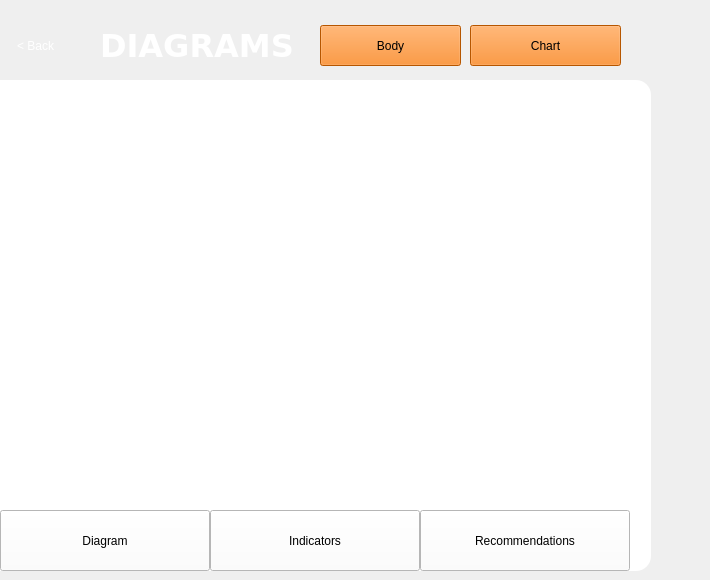
    <widget class="QWidget" name="bodyPage">
     <widget class="QFrame" name="frame_4">
      <property name="geometry">
       <rect>
        <x>-50</x>
        <y>80</y>
        <width>701</width>
        <height>491</height>
       </rect>
      </property>
      <property name="styleSheet">
       <string notr="true">QFrame {
    border-radius: 15px;
    background-color: white;
    border: none;
    padding: 10px;
}</string>
      </property>
      <property name="frameShape">
       <enum>QFrame::StyledPanel</enum>
      </property>
      <property name="frameShadow">
       <enum>QFrame::Raised</enum>
      </property>
      <widget class="QPushButton" name="diagramButtonBody">
       <property name="geometry">
        <rect>
         <x>50</x>
         <y>430</y>
         <width>210</width>
         <height>61</height>
        </rect>
       </property>
       <property name="styleSheet">
        <string notr="true">background-color: white</string>
       </property>
       <property name="text">
        <string>Diagram</string>
       </property>
      </widget>
      <widget class="QPushButton" name="indicatorButtonBody">
       <property name="geometry">
        <rect>
         <x>260</x>
         <y>430</y>
         <width>210</width>
         <height>61</height>
        </rect>
       </property>
       <property name="styleSheet">
        <string notr="true">background-color: white;</string>
       </property>
       <property name="text">
        <string>Indicators</string>
       </property>
      </widget>
      <widget class="QPushButton" name="recommendButtonBody">
       <property name="geometry">
        <rect>
         <x>470</x>
         <y>430</y>
         <width>210</width>
         <height>61</height>
        </rect>
       </property>
       <property name="styleSheet">
        <string notr="true">background-color: white
</string>
       </property>
       <property name="text">
        <string>Recommendations</string>
       </property>
      </widget>
      <widget class="QLabel" name="yg34e">
       <property name="geometry">
        <rect>
         <x>170</x>
         <y>10</y>
         <width>391</width>
         <height>411</height>
        </rect>
       </property>
       <property name="styleSheet">
        <string notr="true">QLabel {
    background: transparent;
    border: none;
    padding: 0px;
}</string>
       </property>
       <property name="text">
        <string/>
       </property>
       <property name="pixmap">
        <pixmap resource="RaDoTechImages.qrc">:/images/images/Body.png</pixmap>
       </property>
       <property name="scaledContents">
        <bool>true</bool>
       </property>
      </widget>
      <widget class="QLabel" name="lungLeft">
       <property name="geometry">
        <rect>
         <x>360</x>
         <y>110</y>
         <width>81</width>
         <height>91</height>
        </rect>
       </property>
       <property name="styleSheet">
        <string notr="true">QLabel {
	background: transparent;
    padding: 0px;
}</string>
       </property>
       <property name="text">
        <string/>
       </property>
       <property name="pixmap">
        <pixmap>:/images/images/lungLeft.png</pixmap>
       </property>
       <property name="scaledContents">
        <bool>true</bool>
       </property>
      </widget>
      <widget class="QLabel" name="lungRight">
       <property name="geometry">
        <rect>
         <x>290</x>
         <y>110</y>
         <width>81</width>
         <height>91</height>
        </rect>
       </property>
       <property name="styleSheet">
        <string notr="true">QLabel {
	background: transparent;
    padding: 0px;
}</string>
       </property>
       <property name="text">
        <string/>
       </property>
       <property name="pixmap">
        <pixmap>:/images/images/lungRight.png</pixmap>
       </property>
       <property name="scaledContents">
        <bool>true</bool>
       </property>
      </widget>
      <widget class="QLabel" name="heartLeft">
       <property name="geometry">
        <rect>
         <x>370</x>
         <y>160</y>
         <width>61</width>
         <height>41</height>
        </rect>
       </property>
       <property name="styleSheet">
        <string notr="true">QLabel {
	background: transparent;
    padding: 0px;
}</string>
       </property>
       <property name="text">
        <string/>
       </property>
       <property name="pixmap">
        <pixmap>:/images/images/heartLeft.png</pixmap>
       </property>
       <property name="scaledContents">
        <bool>true</bool>
       </property>
      </widget>
      <widget class="QLabel" name="heartRight">
       <property name="geometry">
        <rect>
         <x>350</x>
         <y>150</y>
         <width>61</width>
         <height>51</height>
        </rect>
       </property>
       <property name="styleSheet">
        <string notr="true">QLabel {
	background: transparent;
    padding: 0px;
}</string>
       </property>
       <property name="text">
        <string/>
       </property>
       <property name="pixmap">
        <pixmap>:/images/images/heartRight.png</pixmap>
       </property>
       <property name="scaledContents">
        <bool>true</bool>
       </property>
      </widget>
      <widget class="QLabel" name="stomachLeft">
       <property name="geometry">
        <rect>
         <x>320</x>
         <y>220</y>
         <width>101</width>
         <height>31</height>
        </rect>
       </property>
       <property name="styleSheet">
        <string notr="true">QLabel {
	background: transparent;
    padding: 0px;
}</string>
       </property>
       <property name="text">
        <string/>
       </property>
       <property name="pixmap">
        <pixmap>:/images/images/stomachLeft.png</pixmap>
       </property>
       <property name="scaledContents">
        <bool>true</bool>
       </property>
      </widget>
      <widget class="QLabel" name="stomachRight">
       <property name="geometry">
        <rect>
         <x>361</x>
         <y>191</y>
         <width>71</width>
         <height>41</height>
        </rect>
       </property>
       <property name="styleSheet">
        <string notr="true">QLabel {
	background: transparent;
    padding: 0px;
}</string>
       </property>
       <property name="text">
        <string/>
       </property>
       <property name="pixmap">
        <pixmap>:/images/images/stomachRight.png</pixmap>
       </property>
       <property name="scaledContents">
        <bool>true</bool>
       </property>
      </widget>
      <widget class="QLabel" name="liverLeft">
       <property name="geometry">
        <rect>
         <x>340</x>
         <y>203</y>
         <width>21</width>
         <height>20</height>
        </rect>
       </property>
       <property name="styleSheet">
        <string notr="true">QLabel {
	background: transparent;
    padding: 0px;
}</string>
       </property>
       <property name="text">
        <string/>
       </property>
       <property name="pixmap">
        <pixmap>:/images/images/liverLeft.png</pixmap>
       </property>
       <property name="scaledContents">
        <bool>true</bool>
       </property>
      </widget>
      <widget class="QLabel" name="liverRight">
       <property name="geometry">
        <rect>
         <x>293</x>
         <y>200</y>
         <width>51</width>
         <height>31</height>
        </rect>
       </property>
       <property name="styleSheet">
        <string notr="true">QLabel {
	background: transparent;
    padding: 0px;
}</string>
       </property>
       <property name="text">
        <string/>
       </property>
       <property name="pixmap">
        <pixmap>:/images/images/liverRight.png</pixmap>
       </property>
       <property name="scaledContents">
        <bool>true</bool>
       </property>
      </widget>
      <widget class="QLabel" name="pancLeft">
       <property name="geometry">
        <rect>
         <x>392</x>
         <y>244</y>
         <width>51</width>
         <height>21</height>
        </rect>
       </property>
       <property name="styleSheet">
        <string notr="true">QLabel {
	background: transparent;
    padding: 0px;
}</string>
       </property>
       <property name="text">
        <string/>
       </property>
       <property name="pixmap">
        <pixmap>:/images/images/pancLeft.png</pixmap>
       </property>
       <property name="scaledContents">
        <bool>true</bool>
       </property>
      </widget>
      <widget class="QLabel" name="pancRight">
       <property name="geometry">
        <rect>
         <x>340</x>
         <y>250</y>
         <width>71</width>
         <height>31</height>
        </rect>
       </property>
       <property name="styleSheet">
        <string notr="true">QLabel {
	background: transparent;
    padding: 0px;
}</string>
       </property>
       <property name="text">
        <string/>
       </property>
       <property name="pixmap">
        <pixmap>:/images/images/pancRight.png</pixmap>
       </property>
       <property name="scaledContents">
        <bool>true</bool>
       </property>
      </widget>
      <widget class="QLabel" name="smallIntestLeft">
       <property name="geometry">
        <rect>
         <x>360</x>
         <y>290</y>
         <width>41</width>
         <height>31</height>
        </rect>
       </property>
       <property name="styleSheet">
        <string notr="true">QLabel {
	background: transparent;
    padding: 0px;
}</string>
       </property>
       <property name="text">
        <string/>
       </property>
       <property name="pixmap">
        <pixmap>:/images/images/smallIntestLeft.png</pixmap>
       </property>
       <property name="scaledContents">
        <bool>true</bool>
       </property>
      </widget>
      <widget class="QLabel" name="smallIntestRight">
       <property name="geometry">
        <rect>
         <x>350</x>
         <y>300</y>
         <width>51</width>
         <height>31</height>
        </rect>
       </property>
       <property name="styleSheet">
        <string notr="true">QLabel {
	background: transparent;
    padding: 0px;
}</string>
       </property>
       <property name="text">
        <string/>
       </property>
       <property name="pixmap">
        <pixmap>:/images/images/smallIntestRight.png</pixmap>
       </property>
       <property name="scaledContents">
        <bool>true</bool>
       </property>
      </widget>
      <widget class="QLabel" name="bladderLeft">
       <property name="geometry">
        <rect>
         <x>340</x>
         <y>340</y>
         <width>51</width>
         <height>16</height>
        </rect>
       </property>
       <property name="styleSheet">
        <string notr="true">QLabel {
	background: transparent;
    padding: 0px;
}</string>
       </property>
       <property name="text">
        <string/>
       </property>
       <property name="pixmap">
        <pixmap resource="RaDoTechImages.qrc">:/images/images/bladderLeft.png</pixmap>
       </property>
       <property name="scaledContents">
        <bool>true</bool>
       </property>
      </widget>
      <widget class="QLabel" name="bladderRight">
       <property name="geometry">
        <rect>
         <x>340</x>
         <y>350</y>
         <width>51</width>
         <height>41</height>
        </rect>
       </property>
       <property name="styleSheet">
        <string notr="true">QLabel {
	background: transparent;
    padding: 0px;
}</string>
       </property>
       <property name="text">
        <string/>
       </property>
       <property name="pixmap">
        <pixmap resource="RaDoTechImages.qrc">:/images/images/bladderRight.png</pixmap>
       </property>
       <property name="scaledContents">
        <bool>true</bool>
       </property>
      </widget>
      <widget class="QLabel" name="largeIntestLeft">
       <property name="geometry">
        <rect>
         <x>350</x>
         <y>310</y>
         <width>81</width>
         <height>31</height>
        </rect>
       </property>
       <property name="styleSheet">
        <string notr="true">QLabel {
	background: transparent;
    padding: 0px;
}</string>
       </property>
       <property name="text">
        <string/>
       </property>
       <property name="pixmap">
        <pixmap>:/images/images/largeIntestLeft.png</pixmap>
       </property>
       <property name="scaledContents">
        <bool>true</bool>
       </property>
      </widget>
      <widget class="QLabel" name="largeIntestRight">
       <property name="geometry">
        <rect>
         <x>320</x>
         <y>280</y>
         <width>111</width>
         <height>41</height>
        </rect>
       </property>
       <property name="styleSheet">
        <string notr="true">QLabel {
	background: transparent;
    padding: 0px;
}</string>
       </property>
       <property name="text">
        <string/>
       </property>
       <property name="pixmap">
        <pixmap>:/images/images/largeIntestRight.png</pixmap>
       </property>
       <property name="scaledContents">
        <bool>true</bool>
       </property>
      </widget>
      <widget class="QLabel" name="kidneyLeft">
       <property name="geometry">
        <rect>
         <x>390</x>
         <y>340</y>
         <width>31</width>
         <height>71</height>
        </rect>
       </property>
       <property name="styleSheet">
        <string notr="true">QLabel {
	background: transparent;
    padding: 0px;
}</string>
       </property>
       <property name="text">
        <string/>
       </property>
       <property name="pixmap">
        <pixmap>:/images/images/kidneyLeft.png</pixmap>
       </property>
       <property name="scaledContents">
        <bool>true</bool>
       </property>
      </widget>
      <widget class="QLabel" name="kidneyRight">
       <property name="geometry">
        <rect>
         <x>310</x>
         <y>340</y>
         <width>31</width>
         <height>71</height>
        </rect>
       </property>
       <property name="styleSheet">
        <string notr="true">QLabel {
	background: transparent;
    padding: 0px;
}</string>
       </property>
       <property name="text">
        <string/>
       </property>
       <property name="pixmap">
        <pixmap>:/images/images/kidneyRight.png</pixmap>
       </property>
       <property name="scaledContents">
        <bool>true</bool>
       </property>
      </widget>
      <widget class="QLabel" name="vesselRight">
       <property name="geometry">
        <rect>
         <x>193</x>
         <y>238</y>
         <width>51</width>
         <height>91</height>
        </rect>
       </property>
       <property name="styleSheet">
        <string notr="true">QLabel {
	background: transparent;
    padding: 0px;
}</string>
       </property>
       <property name="text">
        <string/>
       </property>
       <property name="pixmap">
        <pixmap>:/images/images/vesselRight.png</pixmap>
       </property>
       <property name="scaledContents">
        <bool>true</bool>
       </property>
      </widget>
      <widget class="QLabel" name="vesselLeft">
       <property name="geometry">
        <rect>
         <x>490</x>
         <y>250</y>
         <width>51</width>
         <height>81</height>
        </rect>
       </property>
       <property name="styleSheet">
        <string notr="true">QLabel {
	background: transparent;
    padding: 0px;
}</string>
       </property>
       <property name="text">
        <string/>
       </property>
       <property name="pixmap">
        <pixmap>:/images/images/vesselLeft.png</pixmap>
       </property>
       <property name="scaledContents">
        <bool>true</bool>
       </property>
      </widget>
      <widget class="QLabel" name="gallbladderLeft">
       <property name="geometry">
        <rect>
         <x>300</x>
         <y>230</y>
         <width>20</width>
         <height>31</height>
        </rect>
       </property>
       <property name="styleSheet">
        <string notr="true">QLabel {
	background: transparent;
    padding: 0px;
}</string>
       </property>
       <property name="text">
        <string/>
       </property>
       <property name="pixmap">
        <pixmap resource="RaDoTechImages.qrc">:/images/images/gallbladderLeft.png</pixmap>
       </property>
       <property name="scaledContents">
        <bool>true</bool>
       </property>
      </widget>
      <widget class="QLabel" name="gallbladderRight">
       <property name="geometry">
        <rect>
         <x>290</x>
         <y>240</y>
         <width>20</width>
         <height>21</height>
        </rect>
       </property>
       <property name="styleSheet">
        <string notr="true">QLabel {
	background: transparent;
    padding: 0px;
}</string>
       </property>
       <property name="text">
        <string/>
       </property>
       <property name="pixmap">
        <pixmap>:/images/images/gallbladderRight.png</pixmap>
       </property>
       <property name="scaledContents">
        <bool>true</bool>
       </property>
      </widget>
      <zorder>yg34e</zorder>
      <zorder>stomachLeft</zorder>
      <zorder>stomachRight</zorder>
      <zorder>diagramButtonBody</zorder>
      <zorder>indicatorButtonBody</zorder>
      <zorder>recommendButtonBody</zorder>
      <zorder>lungLeft</zorder>
      <zorder>lungRight</zorder>
      <zorder>liverLeft</zorder>
      <zorder>liverRight</zorder>
      <zorder>pancLeft</zorder>
      <zorder>pancRight</zorder>
      <zorder>smallIntestLeft</zorder>
      <zorder>smallIntestRight</zorder>
      <zorder>bladderLeft</zorder>
      <zorder>bladderRight</zorder>
      <zorder>kidneyLeft</zorder>
      <zorder>kidneyRight</zorder>
      <zorder>vesselRight</zorder>
      <zorder>vesselLeft</zorder>
      <zorder>largeIntestRight</zorder>
      <zorder>largeIntestLeft</zorder>
      <zorder>heartRight</zorder>
      <zorder>heartLeft</zorder>
      <zorder>gallbladderLeft</zorder>
      <zorder>gallbladderRight</zorder>
     </widget>
     <widget class="QPushButton" name="backButtonBody">
      <property name="geometry">
       <rect>
        <x>-10</x>
        <y>30</y>
        <width>91</width>
        <height>31</height>
       </rect>
      </property>
      <property name="styleSheet">
       <string notr="true">QPushButton {
    background: transparent;
    color: white;
    border: none;
}</string>
      </property>
      <property name="text">
       <string>&lt; Back</string>
      </property>
     </widget>
     <widget class="QPushButton" name="bodyButtonBody">
      <property name="geometry">
       <rect>
        <x>320</x>
        <y>25</y>
        <width>141</width>
        <height>41</height>
       </rect>
      </property>
      <property name="styleSheet">
       <string notr="true">background-color: rgb(255, 120, 0)</string>
      </property>
      <property name="text">
       <string>Body</string>
      </property>
     </widget>
     <widget class="QPushButton" name="chartButtonBody">
      <property name="geometry">
       <rect>
        <x>470</x>
        <y>25</y>
        <width>151</width>
        <height>41</height>
       </rect>
      </property>
      <property name="styleSheet">
       <string notr="true">background-color: rgb(255, 120, 0)</string>
      </property>
      <property name="text">
       <string>Chart</string>
      </property>
     </widget>
     <widget class="QLabel" name="tg34g">
      <property name="geometry">
       <rect>
        <x>100</x>
        <y>25</y>
        <width>201</width>
        <height>41</height>
       </rect>
      </property>
      <property name="font">
       <font>
        <family>DejaVu Sans</family>
        <pointsize>24</pointsize>
        <weight>75</weight>
        <bold>true</bold>
       </font>
      </property>
      <property name="styleSheet">
       <string notr="true">color: white</string>
      </property>
      <property name="text">
       <string>DIAGRAMS</string>
      </property>
     </widget>
    </widget>
